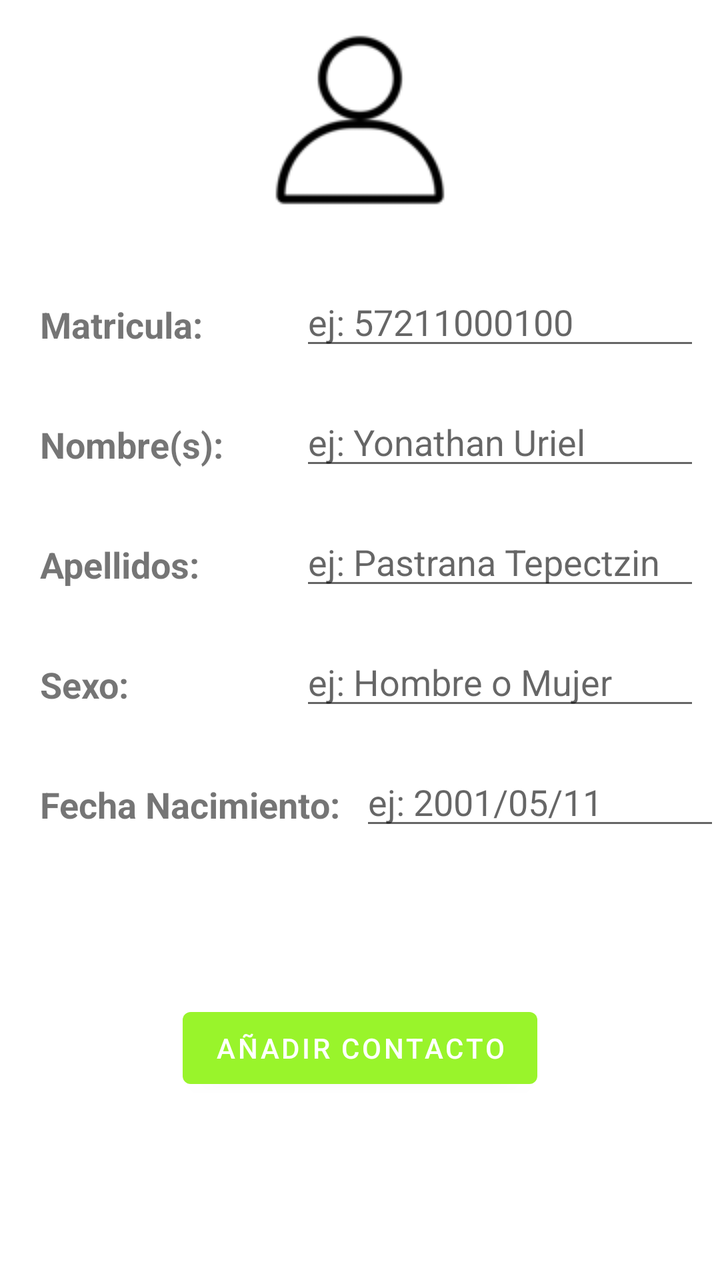
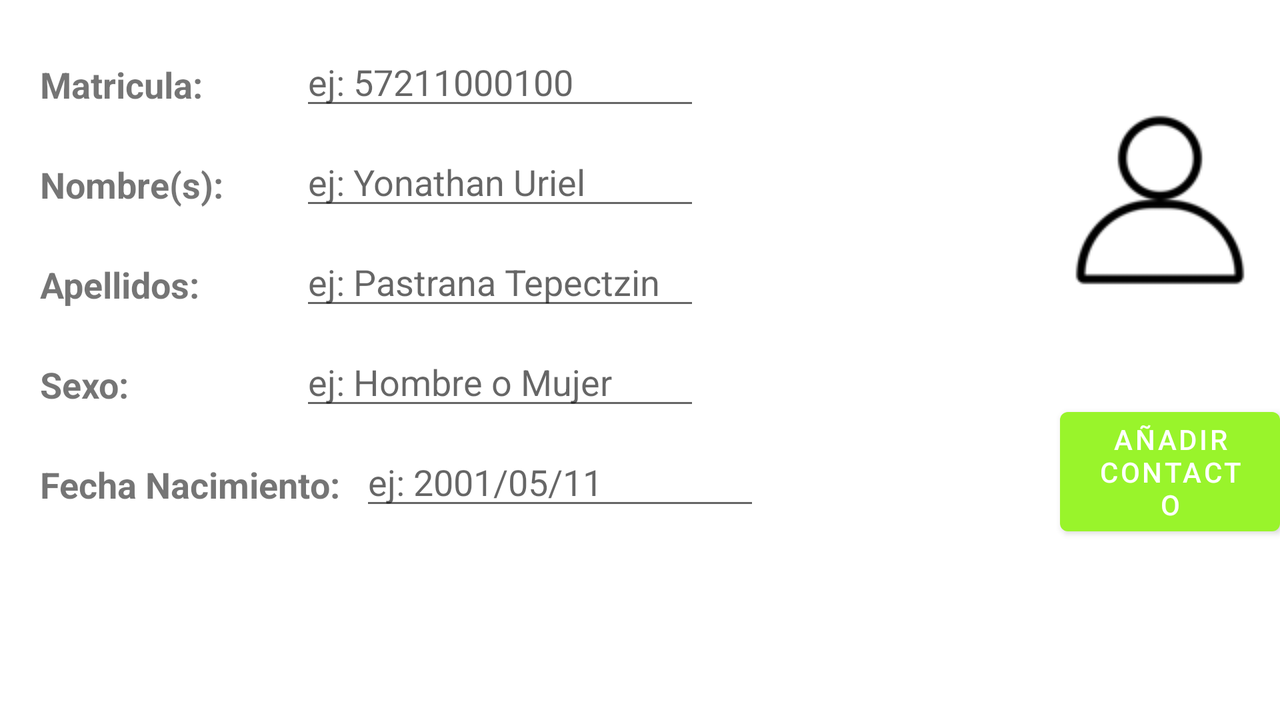

The same Android screen from two of the app's own layout files: first res/layout/ as a phone draws it, then the repository's variant for another configuration, drawn on a device whose configuration selects that folder. Both files follow.
<!-- AndroidManifest.xml: application theme Theme.ContactosDB -->
<!-- res/layout/activity_newcontacto.xml -->
<?xml version="1.0" encoding="utf-8"?>
<RelativeLayout xmlns:android="http://schemas.android.com/apk/res/android"
    android:layout_width="match_parent"
    android:layout_height="match_parent"
    xmlns:app="http://schemas.android.com/apk/res-auto"
    xmlns:tools="http://schemas.android.com/tools"
    tools:context=".NewContactoActivity">

    <ImageView
        android:id="@+id/imgContactos"
        android:layout_width="wrap_content"
        android:layout_height="wrap_content"
        android:layout_centerHorizontal="true"
        android:layout_marginTop="10dp"
        app:srcCompat="@drawable/contactocrud" />

    <TextView
        android:id="@+id/lblMatricula"
        android:layout_width="wrap_content"
        android:layout_height="wrap_content"
        android:text="Matricula:"
        android:textStyle="bold"
        android:layout_marginTop="150dp"
        android:layout_marginLeft="20dp"
        android:textSize="18dp"></TextView>

    <EditText
        android:id="@+id/tfMatricula"
        android:layout_width="200dp"
        android:layout_height="40dp"
        android:layout_marginTop="140dp"
        android:layout_marginLeft="150dp"
        android:textSize="18dp"
        android:inputType="number"
        android:hint="ej: 57211000100">
    </EditText>

    <TextView
        android:id="@+id/lblNombre"
        android:layout_width="wrap_content"
        android:layout_height="wrap_content"
        android:text="Nombre(s):"
        android:textStyle="bold"
        android:layout_marginTop="210dp"
        android:layout_marginLeft="20dp"
        android:textSize="18dp"></TextView>

    <EditText
        android:id="@+id/tfNombre"
        android:layout_width="200dp"
        android:layout_height="40dp"
        android:layout_marginTop="200dp"
        android:layout_marginLeft="150dp"
        android:textSize="18dp"
        android:hint="ej: Yonathan Uriel">
    </EditText>

    <TextView
        android:id="@+id/lblApellidos"
        android:layout_width="wrap_content"
        android:layout_height="wrap_content"
        android:text="Apellidos:"
        android:textStyle="bold"
        android:layout_marginTop="270dp"
        android:layout_marginLeft="20dp"
        android:textSize="18dp"></TextView>

    <EditText
        android:id="@+id/tfApellidos"
        android:layout_width="200dp"
        android:layout_height="40dp"
        android:layout_marginTop="260dp"
        android:layout_marginLeft="150dp"
        android:textSize="18dp"
        android:hint="ej: Pastrana Tepectzin">
    </EditText>

    <TextView
        android:id="@+id/lblSexo"
        android:layout_width="wrap_content"
        android:layout_height="wrap_content"
        android:text="Sexo:"
        android:textStyle="bold"
        android:layout_marginTop="330dp"
        android:layout_marginLeft="20dp"
        android:textSize="18dp"></TextView>

    <EditText
        android:id="@+id/tfSexo"
        android:layout_width="200dp"
        android:layout_height="40dp"
        android:layout_marginTop="320dp"
        android:layout_marginLeft="150dp"
        android:textSize="18dp"
        android:hint="ej: Hombre o Mujer">
    </EditText>

    <TextView
        android:id="@+id/lblFechaNacimiento"
        android:layout_width="wrap_content"
        android:layout_height="wrap_content"
        android:text="Fecha Nacimiento:"
        android:textStyle="bold"
        android:layout_marginTop="390dp"
        android:layout_marginLeft="20dp"
        android:textSize="18dp"></TextView>

    <EditText
        android:id="@+id/tfFechaNacimiento"
        android:layout_width="200dp"
        android:layout_height="40dp"
        android:layout_marginTop="380dp"
        android:layout_marginLeft="180dp"
        android:textSize="18dp"
        android:hint="ej: 2001/05/11">
    </EditText>

    <Button
        android:id="@+id/btnAnadirContacto"
        android:layout_width="wrap_content"
        android:layout_height="wrap_content"
        android:layout_marginTop="500dp"
        android:layout_centerHorizontal="true"
        android:text="Añadir contacto" />

</RelativeLayout>
<!-- resources referenced by this layout -->
<resources>
  <!-- drawable contactocrud: png bitmap (drawable, 2120 bytes) -->
  <style name="Theme.ContactosDB" parent="Theme.MaterialComponents.DayNight.DarkActionBar">
          
          <item name="colorPrimary">#99F42B</item>
          <item name="colorPrimaryVariant">#99F42B</item>
          <item name="colorOnPrimary">@color/white</item>
          
          <item name="colorSecondary">#99F42B</item>
          <item name="colorSecondaryVariant">#99F42B</item>
          <item name="colorOnSecondary">@color/black</item>
          
          <item name="android:statusBarColor" tools:targetApi="l">?attr/colorPrimaryVariant</item>
          
      </style>
</resources>
<!-- res/layout-land/activity_newcontacto.xml (the repository's variant of the layout above) -->
<!-- drawn on the phone turned sideways -->
<?xml version="1.0" encoding="utf-8"?>
<RelativeLayout
    xmlns:android="http://schemas.android.com/apk/res/android"
    android:layout_width="match_parent"
    android:layout_height="match_parent"
    xmlns:app="http://schemas.android.com/apk/res-auto"
    xmlns:tools="http://schemas.android.com/tools"
    tools:context=".NewContactoActivity">

    <ImageView
        android:id="@+id/imgContactos"
        android:layout_width="wrap_content"
        android:layout_height="wrap_content"
        android:layout_marginLeft="530dp"
        android:layout_marginTop="50dp"
        app:srcCompat="@drawable/contactocrud" />

    <TextView
        android:id="@+id/lblMatricula"
        android:layout_width="wrap_content"
        android:layout_height="wrap_content"
        android:text="Matricula:"
        android:textStyle="bold"
        android:layout_marginTop="30dp"
        android:layout_marginLeft="20dp"
        android:textSize="18dp"></TextView>

    <EditText
        android:id="@+id/tfMatricula"
        android:layout_width="200dp"
        android:layout_height="40dp"
        android:layout_marginTop="20dp"
        android:layout_marginLeft="150dp"
        android:textSize="18dp"
        android:inputType="number"
        android:hint="ej: 57211000100">
    </EditText>

    <TextView
        android:id="@+id/lblNombre"
        android:layout_width="wrap_content"
        android:layout_height="wrap_content"
        android:text="Nombre(s):"
        android:textStyle="bold"
        android:layout_marginTop="80dp"
        android:layout_marginLeft="20dp"
        android:textSize="18dp"></TextView>

    <EditText
        android:id="@+id/tfNombre"
        android:layout_width="200dp"
        android:layout_height="40dp"
        android:layout_marginTop="70dp"
        android:layout_marginLeft="150dp"
        android:textSize="18dp"
        android:hint="ej: Yonathan Uriel">
    </EditText>

    <TextView
        android:id="@+id/lblApellidos"
        android:layout_width="wrap_content"
        android:layout_height="wrap_content"
        android:text="Apellidos:"
        android:textStyle="bold"
        android:layout_marginTop="130dp"
        android:layout_marginLeft="20dp"
        android:textSize="18dp"></TextView>

    <EditText
        android:id="@+id/tfApellidos"
        android:layout_width="200dp"
        android:layout_height="40dp"
        android:layout_marginTop="120dp"
        android:layout_marginLeft="150dp"
        android:textSize="18dp"
        android:hint="ej: Pastrana Tepectzin">
    </EditText>

    <TextView
        android:id="@+id/lblSexo"
        android:layout_width="wrap_content"
        android:layout_height="wrap_content"
        android:text="Sexo:"
        android:textStyle="bold"
        android:layout_marginTop="180dp"
        android:layout_marginLeft="20dp"
        android:textSize="18dp"></TextView>

    <EditText
        android:id="@+id/tfSexo"
        android:layout_width="200dp"
        android:layout_height="40dp"
        android:layout_marginTop="170dp"
        android:layout_marginLeft="150dp"
        android:textSize="18dp"
        android:hint="ej: Hombre o Mujer">
    </EditText>

    <TextView
        android:id="@+id/lblFechaNacimiento"
        android:layout_width="wrap_content"
        android:layout_height="wrap_content"
        android:text="Fecha Nacimiento:"
        android:textStyle="bold"
        android:layout_marginTop="230dp"
        android:layout_marginLeft="20dp"
        android:textSize="18dp"></TextView>

    <EditText
        android:id="@+id/tfFechaNacimiento"
        android:layout_width="200dp"
        android:layout_height="40dp"
        android:layout_marginTop="220dp"
        android:layout_marginLeft="180dp"
        android:textSize="18dp"
        android:hint="ej: 2001/05/11">
    </EditText>

    <Button
        android:id="@+id/btnAnadirContacto"
        android:layout_width="wrap_content"
        android:layout_height="wrap_content"
        android:layout_marginLeft="530dp"
        android:layout_marginTop="200dp"
        android:text="Añadir contacto" />

</RelativeLayout>
